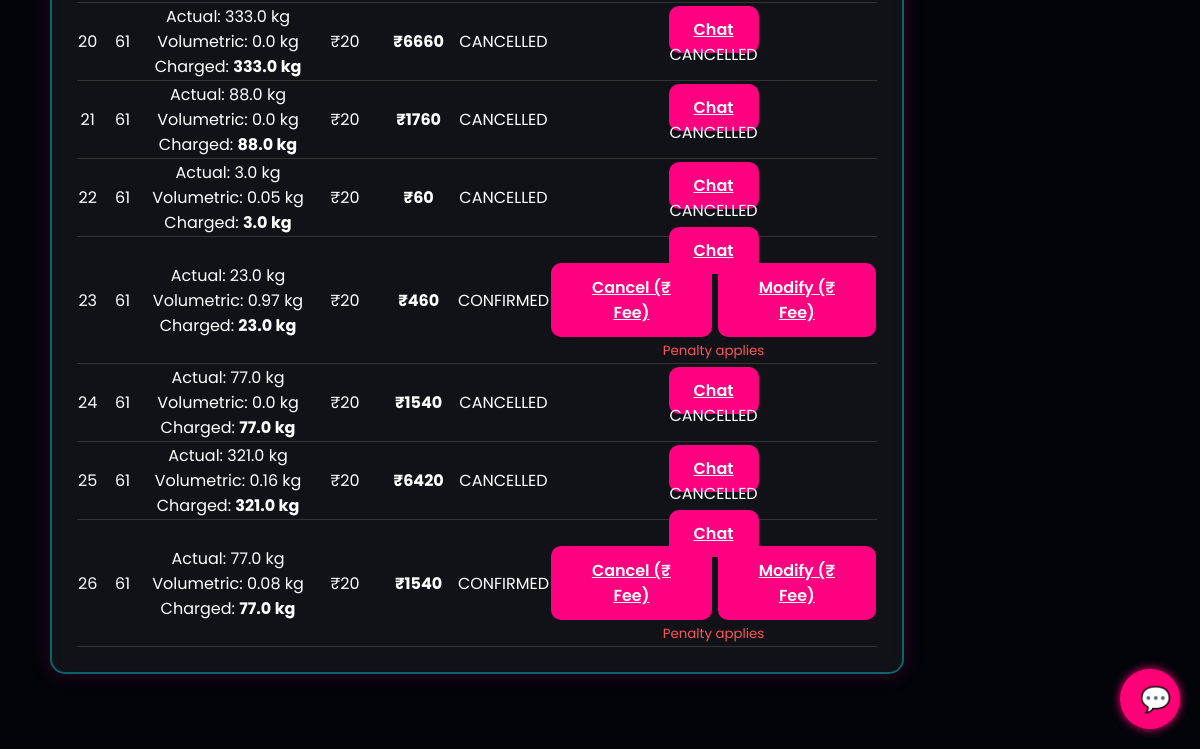
/bookings (signed in, lower part), run on an earlier commit of the app's database.
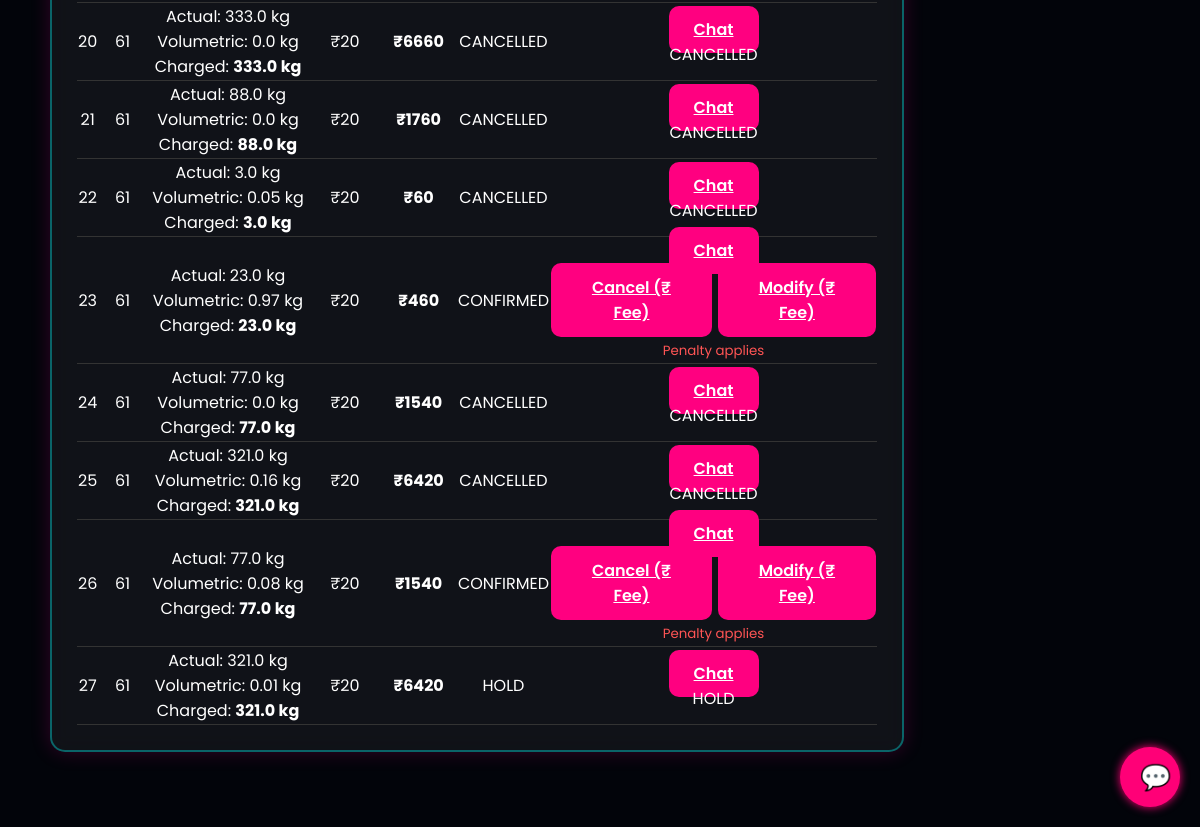
And on a later commit of the database.
### tables this page shows
CREATE TABLE bookings (
            id INTEGER PRIMARY KEY AUTOINCREMENT,
            user_id INTEGER,
            flight_id INTEGER,
            weight INTEGER,
            status TEXT,
            expires_at INTEGER,
            price INTEGER,
            total INTEGER,
            payment_status TEXT DEFAULT 'UNPAID'
        , actual_weight REAL, volumetric_weight REAL, chargeable_weight REAL, length REAL, width REAL, height REAL, confirmed_at INTEGER, penalty_paid REAL DEFAULT 0);

### app.py (the view)
@app.route("/bookings")
def bookings_view():
    if not is_logged_in():
        return redirect("/login")
    db = get_db()
    import time
    now = int(time.time())
    expired = db.execute(
        "SELECT * FROM bookings WHERE status='HOLD' AND expires_at < ?",
        (now,)
    ).fetchall()
    for b in expired:
        flight = db.execute("SELECT * FROM flights WHERE id=?", (b["flight_id"],)).fetchone()
        restored = flight["capacity"] + b["weight"]
        db.execute("UPDATE flights SET capacity=? WHERE id=?", (restored, b["flight_id"]))
        db.execute("UPDATE bookings SET status='CANCELLED' WHERE id=?", (b["id"],))
    db.commit()
    bookings = db.execute("SELECT * FROM bookings").fetchall()
    return render_template("booking_management.html", bookings=bookings)

### app.py (called while the page is built)
def is_logged_in():
    return "user_id" in session

### database.py (called while the page is built)
def get_db():
    db = getattr(g, "_database", None)
    if db is None:
        db = g._database = sqlite3.connect(DATABASE)
        db.row_factory = sqlite3.Row
    return db

### templates/booking_management.html (shortened to what this page needs)
{% extends "base.html" %}
{% block content %}
<div class="neon-box">
<table style="width:100%; color:white; border-collapse: collapse;">
{% for b in bookings %}
<tr style="text-align:center; border-bottom:1px solid #333;">
    <td>{{ b['id'] }}</td>
    <td>{{ b['flight_id'] }}</td>
    <td>
        Actual: {{ b['actual_weight'] or 0 }} kg<br>
        Volumetric: {{ (b['volumetric_weight'] or 0)|round(2) }} kg<br>
        Charged: <b>{{ (b['chargeable_weight'] or 0)|round(2) }} kg</b>
    </td>
    <td>₹{{ b['price'] }}</td>
    <td><b>₹{{ (b['total'] or 0)|round(2) }}</b></td>
    <td>{{ b['status'] }}</td>
    <td>
        <a href="/chat/{{ b['id'] }}" class="neon-btn" style="margin-bottom:5px;">Chat</a>
        <br>
       {% if b['status'] == "CONFIRMED" %}
    {% set now = (namespace().t | default(0)) %}
    {% set elapsed = (now - b['confirmed_at']) if b['confirmed_at'] else 9999 %}
    {% if elapsed <= 300 %}
        <div style="display:flex; gap:6px; justify-content:center;">
            <a href="/cancel_booking/{{ b['id'] }}" class="neon-btn">Cancel (Free)</a>
            <a href="/modify_booking/{{ b['id'] }}" class="neon-btn">Modify (Free)</a>
        </div>
        <small style="color:#00ffcc;">⏱ Free window</small>
    {% else %}
        <div style="display:flex; gap:6px; justify-content:center;">
            <a href="/cancel_booking/{{ b['id'] }}?paid=1" class="neon-btn">Cancel (₹ Fee)</a>
            <a href="/modify_booking/{{ b['id'] }}?paid=1" class="neon-btn">Modify (₹ Fee)</a>
        </div>
        <small style="color:#ff5555;">Penalty applies</small>
    {% endif %}
{% else %}
    {{ b['status'] }}
{% endif %}
    </td>
</tr>
{% endfor %}
</table>
</div>
{% endblock %}

### templates/base.html (shortened to what this page needs)
<!DOCTYPE html>
<html lang="en">
<head>
    <link rel="stylesheet" href="{{ url_for('static', filename='styles.css') }}">
</head>
<body>
<div class="page-container">
    {% block content %}{% endblock %}
</div>
<div id="chatWrapper" style="position: fixed; bottom: 20px; right: 20px; z-index: 9999;">
    <button id="chatToggle"
            style="width:60px; height:60px; border-radius:50%; background:#ff0077; color:white; font-size:25px; border:none; box-shadow:0 0 10px #ff0077;">
        💬
    </button>
</div>
</body>
</html>

### static/styles.css (style rules this page uses)
body { margin: 0; font-family: "Poppins", sans-serif; background: #0c0c0c; color: #fff; }
.page-container { padding: 50px; }
button, a.button { padding: 10px 20px; border-radius: 8px; border: none; background: #ff0066; color: #fff; font-size: 16px; cursor: pointer; transition: 0.3s; }
body { background: radial-gradient(circle at top, #0a0f24, #000); background-size: 400% 400%; animation: bgMove 12s ease infinite; color: white; font-family: 'Poppins', sans-serif; }
.neon-box { width: 800px; padding: 25px; margin-bottom: 40px; border-radius: 20px; background: rgba(255, 255, 255, 0.04); backdrop-filter: blur(15px); border: 2px solid rgba(0, 255, 255, 0.35); box-shadow: 0 0 20px rgba(0,255,255,0.25), 0 0 40px rgba(255,0,200,0.25); }
body { background: #02040a; color: white; font-family: 'Poppins', sans-serif; margin: 0; padding: 0; }
.neon-box { background: rgba(255,255,255,0.06); border-radius: 15px; padding: 25px; margin-bottom: 25px; backdrop-filter: blur(10px); box-shadow: 0 0 20px rgba(255, 0, 150, 0.2); }

What changed in the data, as far as the page shows it:
added bookings: id "27", flight_id "61", actual_weight "321.0", volumetric_weight "0.01", chargeable_weight "321.0", price "20", total "6420", status "HOLD"
